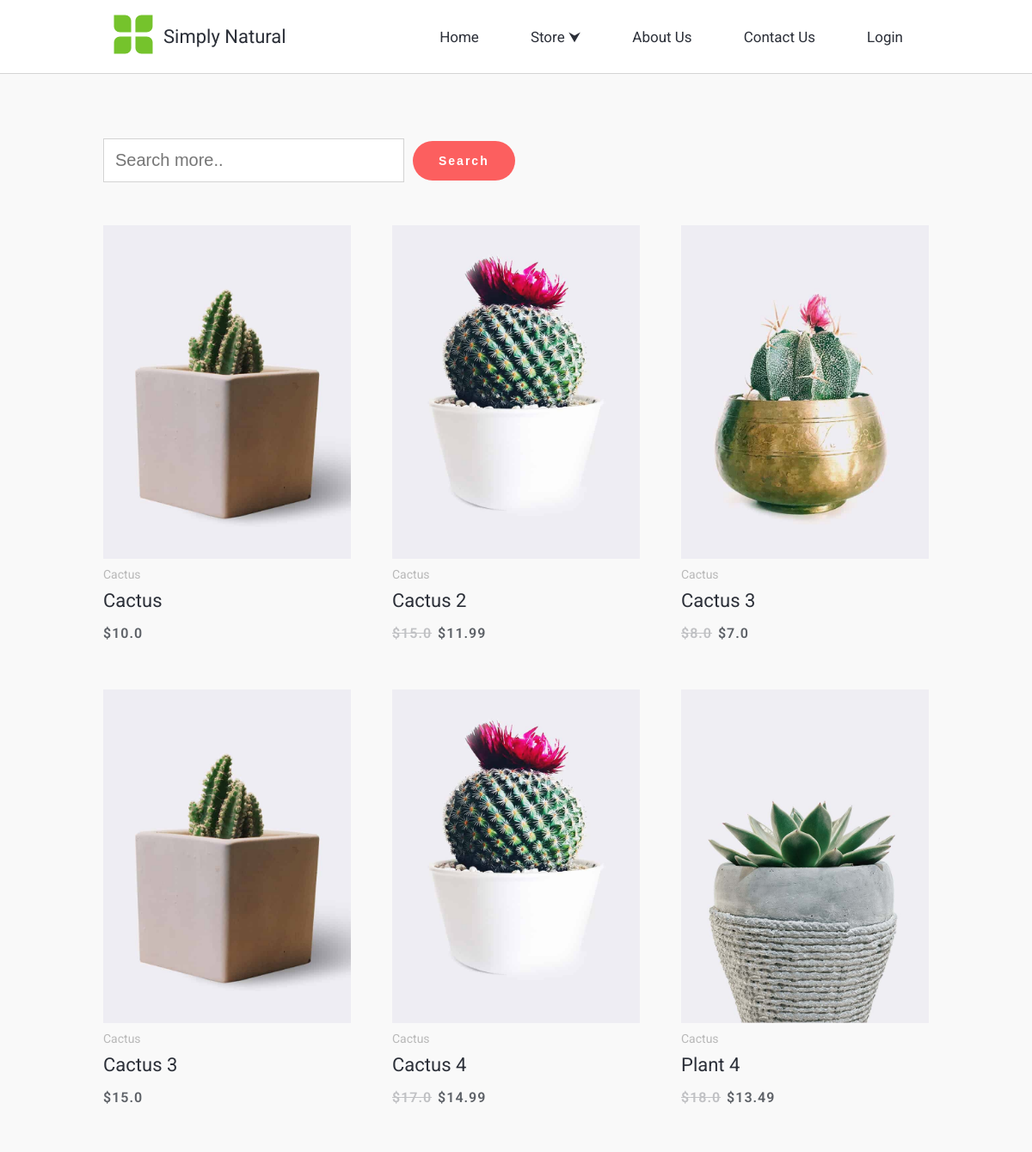
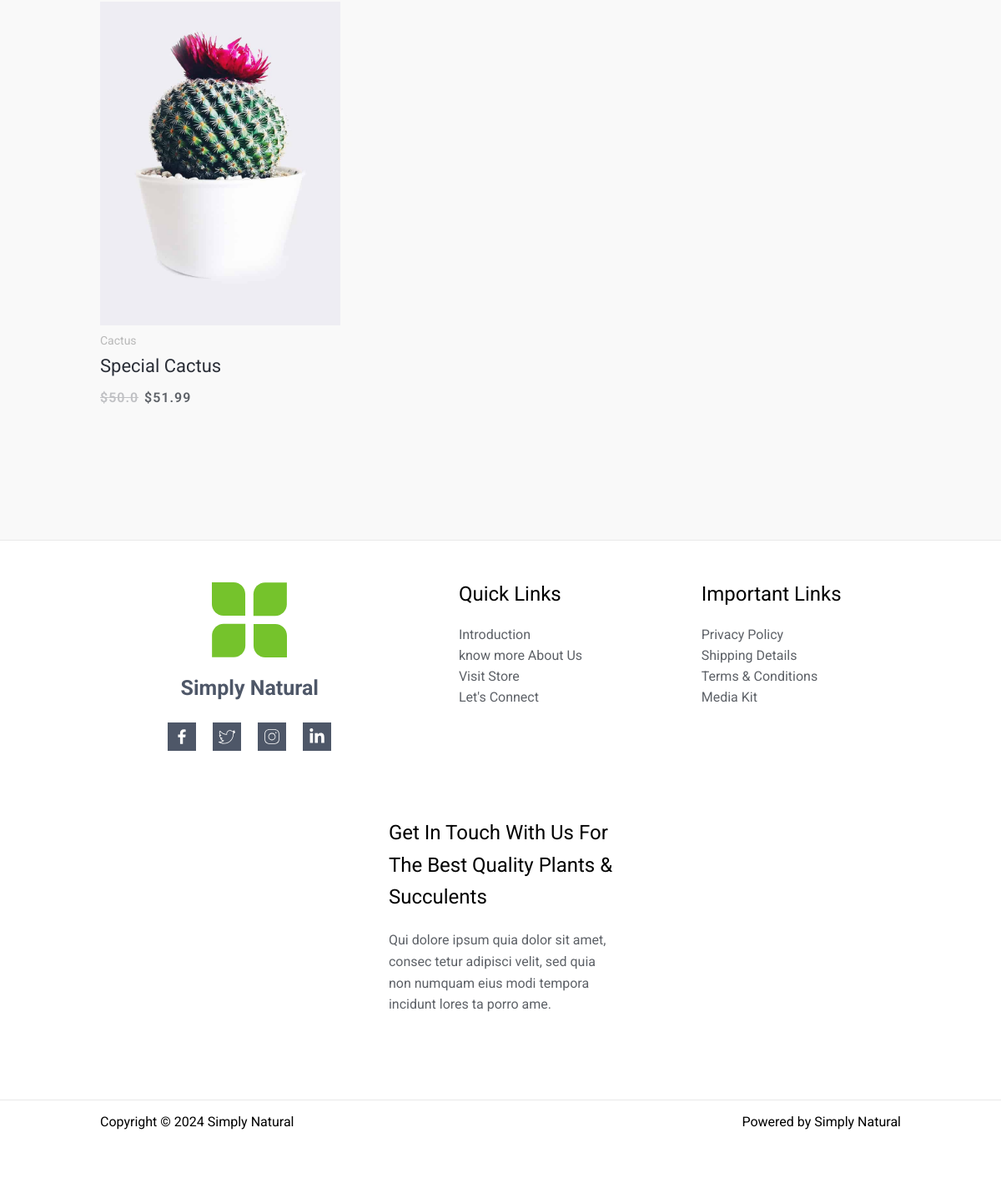
Page /category/1 on the committed database (2 pictures, top to bottom).
### models.py (models this page shows, shortened)
class BaseModel:
  def create(self):
    db.session.add(self)
    db.session.commit()

class Product(db.Model, BaseModel):
  id = db.Column(db.Integer, primary_key=True)
  category_id = db.Column(db.ForeignKey("product_category.id"))
  name = db.Column(db.String, nullable=False)
  price = db.Column(db.Float, nullable=False)
  discount = db.Column(db.Boolean, default=False)
  discount_price = db.Column(db.Float)
  img = db.Column(db.String)
  description = db.Column(db.Text)
  category = db.relationship("ProductCategory")

class ProductCategory(db.Model, BaseModel):
  id = db.Column(db.Integer, primary_key=True)
  name = db.Column(db.String, nullable=False)
  product = db.relationship("Product")

### routes.py (the view)
@app.route("/category/<int:category_id>", methods=["GET", "POST"])
def category(category_id):
  category = ProductCategory.query.get(category_id)
  products = category.product
  return render_template("search.html", products=products)

### routes.py (called while the page is built)
@app.context_processor
def inject_products():
    categories = ProductCategory.query.all()
    return dict(categories=categories)

### templates/search.html (shortened to what this page needs)
{% extends "index.html" %} {% block title %} Search {% endblock %}
{% block content %}
<div class="content main-store">
	<div class="content-box">
		<div class="search-box">
			<div class="search-box-2">
				<input id="searchBox" type="text" placeholder="Search more.." name="" />
				<button id="searchBtn">Search</button>
			</div>
		</div>
		<div class="cards-container">
			{% for product in products%}
			<div class="product-card">
				<a href="/store/view_product/{{product.id}}" style="background-image: url(/static/img/products/{{product.img}})" class="product-img"></a>
				<p class="category">{{product.category.name}}</p>
				<a href="/store/view_product/{{product.id}}" class="product-name">{{product.name}}</a>
				<span class="product-price">
					{% if product.discount %}
					<p class="old-price">${{product.price}}</p>
					<p>${{product.discount_price}}</p>
					{% else %}
					<p>${{product.price}}</p>
					{% endif %}
				</span>
			</div>
			{% endfor %}
		</div>
	</div>
</div>
{% endblock %}

### static/css/style.css (style rules this page uses)
:root { --main-text-color: #2b2f38; --secondary-text-color: #5d6167; --main-red: #fc5f5f; --main-green: #75c32c; }
*, *::after, *::before { box-sizing: border-box; }
body { margin: 0; font-family: "Roboto", sans-serif; }
.content { width: 100%; background-color: rgba(0, 0, 0, 0); display: flex; justify-content: center; align-items: center; }
.content-box { width: 80%; }

### static/css/navbar.css (style rules this page uses)
:root { --main-text-color: #2b2f38; --main-text-hover-color: #fc5f5f; }

### static/css/forms.css (style rules this page uses)
:root { --main-text-color: #2b2f38; --secondary-text-color: #5d6167; --main-red: #fc5f5f; --main-green: #75c32c; --main-background: #f9f9f9; }

### static/css/store.css (style rules this page uses)
:root { --main-text-color: #2b2f38; --secondary-text-color: #5d6167; --main-red: #fc5f5f; --main-green: #75c32c; --main-background: #f9f9f9; }
.main-store { background-color: var(--main-background); padding: 75px 0; }
.cards-container { display: flex; flex-direction: row; flex-wrap: wrap; justify-content: space-between; align-items: flex-start; margin: 30px 0 50px 0; }
.product-card { display: flex; flex-direction: column; justify-content: center; align-items: flex-start; width: 30%; height: 500px; margin: 20px 0; }
.product-img { background-position: center; background-repeat: no-repeat; background-size: cover; width: 100%; height: 80%; }
.product-name { font-size: 22px; color: var(--main-text-color); font-weight: 400; text-decoration: none; }
.product-price { display: flex; }
.product-price .old-price { text-decoration: line-through; color: #c0c1c4; margin-right: 7px; }
.product-price p { font-size: 16px; font-weight: 600; letter-spacing: 1px; color: var(--secondary-text-color); }
.main-store .search-box { display: flex; justify-content: space-between; }
.main-store .search-box input { padding: 13px; width: 350px; font-size: 20px; border: 1px solid #d3d3d3; color: var(--main-text-color); }
.main-store .search-box .search-box-2 { display: flex; justify-content: center; align-items: center; }
.main-store .search-box button { border: none; font-size: 14px; font-weight: 600; letter-spacing: 2px; background-color: var(--main-red); color: #fff; cursor: pointer; border-radius: 100px; padding: 15px 30px; transition: all 0.2s; margin-left: 10px; }
.main-store .cards-container .category { color: #b9b9b9; font-size: 14px; font-weight: 400; margin: 10px 0; }

### static/css/cart.css (style rules this page uses)
:root { --main-text-color: #2b2f38; --secondary-text-color: #5d6167; --main-red: #fc5f5f; --main-green: #75c32c; --main-background: #f9f9f9; }

### rows in the picture
Product: img (picture), category.name "Cactus", name "Cactus", price "10.0"
Product: img (picture), category.name "Cactus", name "Cactus 2", price "15.0", discount_price "11.99"
Product: img (picture), category.name "Cactus", name "Cactus 3", price "8.0", discount_price "7.0"
Product: img (picture), category.name "Cactus", name "Cactus 3", price "15.0"
Product: img (picture), category.name "Cactus", name "Cactus 4", price "17.0", discount_price "14.99"
Product: img (picture), category.name "Cactus", name "Plant 4", price "18.0", discount_price "13.49"
Product: img (picture), category.name "Cactus", name "Special Cactus", price "50.0", discount_price "51.99"
